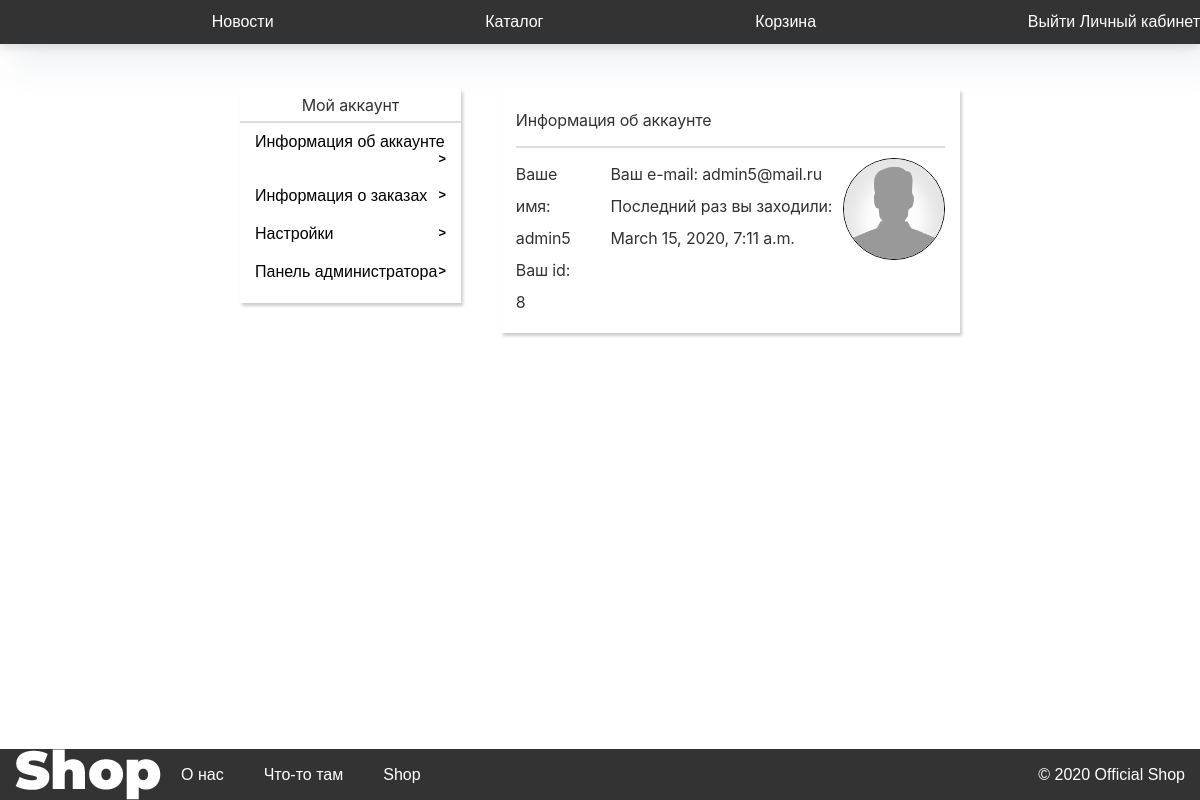
Page /cabinet/info/ (signed in) on the earlier database version.
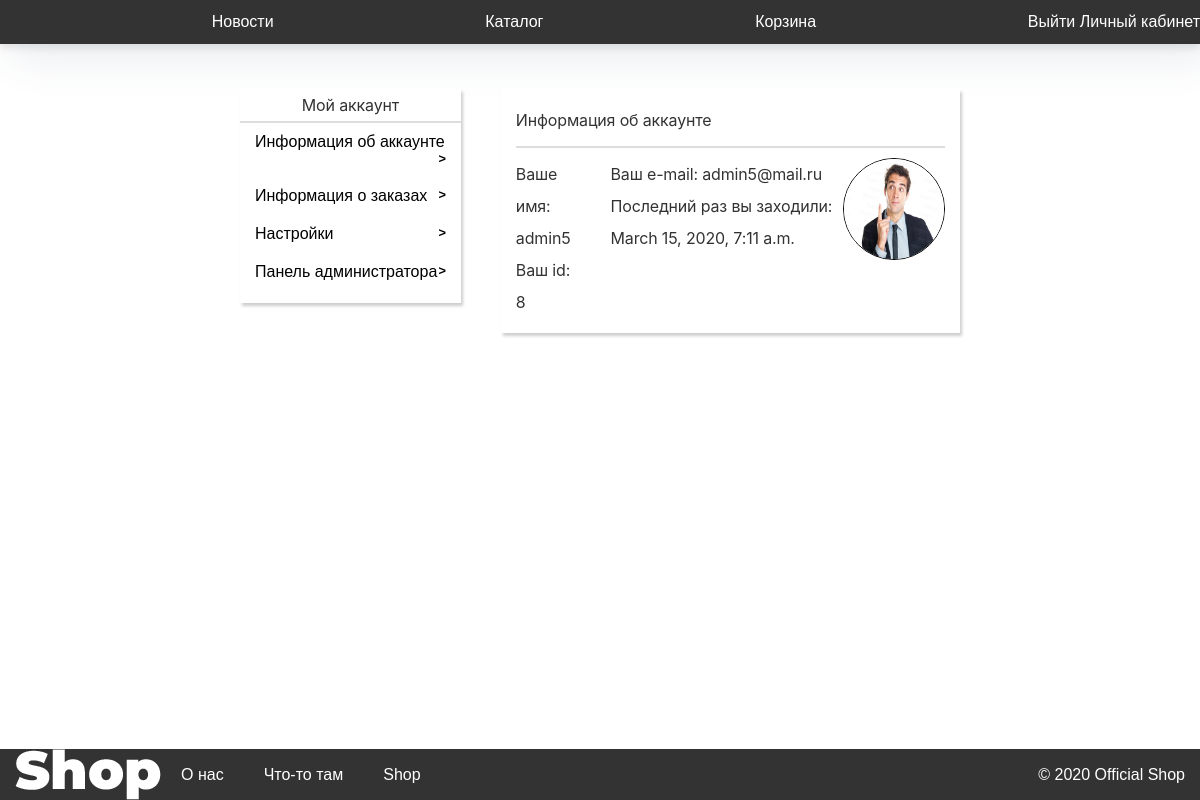
Same page on the later database version.
### Login/models.py (models this page shows, shortened)
class Profile_of_user(models.Model):
    userId  =   models.IntegerField(default = 1)
    userImg =   models.ImageField(default = "/static/media/images/avatar/no-ava.png", upload_to = "static/media/images/avatar")
    userStatus = models.TextField(default = "New Member")

### Cabinet/views.py (the view)
# urls.py: path('info/', views.cabinet_info, name="cabinet_info"),
def cabinet_info(request):
    try:
        ID = request.session['id']
        usr = User.objects.get(id = ID)
    except Exception as e:
        return HttpResponseRedirect("/main")
    image = Profile_of_user.objects.get(userId = request.session['id']).userImg
    dict = {"aunt":True,
            "name"  : usr.username,
            "id"    : usr.id,
            "last_join"    : usr.date_joined,
            "image" : image,
            "email" : usr.email}
    return checkAunt(request, "infoblock", dict)

### Cabinet/views.py (called while the page is built)
def checkAunt(request, what, dict, admin = 0):
    if request.user.is_authenticated:
        count = calculate_new(request.session["user"])
        newGoods = "" if count == 0 else count
        ID = request.session['id']
        usr = User.objects.get(id = ID)
        dict['admin'] = usr.is_staff
        dict["goodsInBasket"] = newGoods
        if(admin):
            if(dict['admin']):
                return render(request, "CabinetTemp/"+ what +".html", dict)
            else:
                return HttpResponseRedirect("/cabinet")
        return render(request, "CabinetTemp/"+ what +".html", dict)
    return HttpResponseRedirect("/main")

### Main/basket_new_goods.py (called while the page is built)
def calculate_new(userName):
    result = 0
    try:
        goods = Goods_of_user.objects.filter(userName = userName)
        for i in goods:
            if(i.checked == 0):
                result+=1
        return result
    except Exception as e:
        return result

### Registration/templates/CabinetTemp/infoblock.html
{%extends "CabinetTemp/cabinet.html"%}
{%block content_in_cabinet%}
        <div class="infoBlock inf">
            <div class="info">
                <div class='blockName'>
                    <h2>Информация об аккаунте</h2>
                    <hr>
                </div>
                <div class='mainBlock' style='display: flex;'>
                    <div class='mainBlock-left'>
                        <p>Ваше имя: {{name}}</p>
                        <p>Ваш id: {{id}}</p>
                    </div>
                    <div>
                        <p>Ваш e-mail: {{email}}</p>
                        <p>Последний раз вы заходили: {{last_join}}</p>
                    </div>
                    <div class='user_avatar'><img src="{{image}}"></div>
                </div>
            </div>
        </div>
{%endblock%}

### Registration/templates/CabinetTemp/cabinet.html (shortened to what this page needs)
{%extends "index.html"%} {%block head%} {% load static %}
<link rel="stylesheet" href="{%static 'cabinet.css'%}" />
{%endblock%} {%block content%}
<div class="content">
  <div class="contentBox">
    <div class="controlPanel">
      <div class="listPanel">
        <p>Мой аккаунт</p>
        <hr />
      </div>
      <div class="item">
        <a href="/cabinet/info/"
          ><button style="cursor: pointer; background: none; border: none;">
            Информация об аккаунте
          </button></a
        >
        <a href="/cabinet/orders/"
          ><button style="cursor: pointer; background: none; border: none;">
            Информация о заказах
          </button></a
        >
        <a href="/cabinet/settings/"
          ><button style="cursor: pointer; background: none; border: none;">
            Настройки
          </button></a
        >
        {%if admin%}
        <a href="/cabinet/admin/"
          ><button style="cursor: pointer; background: none; border: none;">
            Панель администратора
          </button></a
        >
        {%endif %}
      </div>
    </div>
    {% block content_in_cabinet %} {% endblock %}
  </div>
</div>
{%endblock%}

### Registration/templates/index.html (shortened to what this page needs)
<!DOCTYPE html>
<html>
  <head>
    {% load static %}
    <link rel="stylesheet" href="{%static 'main.css' %}" />
    {%block head%} {%endblock%}
  </head>
  <body>
    <header class="header">
      <div class="container">
        <nav class="bar">
          <div class="menu">
            <div>
              <a href="/main/">Новости</a>
            </div>
            <div class="catalg">
              <a href="/store/">Каталог</a>
            </div>
            <div>
              <a href="/basket/"
                >Корзина </a
              >
            </div>
          </div>
          <div class="login">
            {%if aunt%}
            <button><a class="login" href="/login/logout">Выйти</a></button>
            <button><a class="login" href="/cabinet">Личный кабинет</a></button>
            {% else %}
            <button><a class="login" href="/login">Войти</a></button>
            <button>
              <a class="login" href="/registration">Регистрация</a>
            </button>
            {%endif%}
          </div>
        </nav>
      </div>
    </header>
    {%block content%} {%endblock%}
    <footer class="footer">
      <div class="nav-footer">
        <div class="footer-block">
          <img src="/static/images/shop.png" alt="" />
          <ul class="footer-list">
            <li><a href="/about/">О нас</a></li>
            <li><a href="/about/">Что-то там</a></li>
            <li><a href="">Shop</a></li>
          </ul>
          <div class="copyright">
            <span
              >© 2020
              <span
                itemprop="publisher"
                itemscope=""
                itemtype="//schema.org/Organization"
              >
                <span itemprop="name">Official Shop</span></span
              >
            </span>
          </div>
        </div>
      </div>
    </footer>
    <div class="snowContainer">
      <div id="snow"></div>
    </div>
  </body>
</html>

### Registration/static/main.css (style rules this page uses)
:root { --price: red; }
html { cursor: url(/static/cursor/normal.cur), default; }
* { margin: 0; padding: 0; }
body { background: #ffffff; margin: 0; padding: 0; display: flex; font-family: "PT Sans", "Helvetica", "Arial", sans-serif; flex-direction: column; min-height: 100vh; }
.box h1, h2, p { font-size: 14px; line-height: 2; font-weight: 400; letter-spacing: -0.01em; font-family: "SF Pro Text", "Myriad Set Pro", "SF Pro Icons", "Helvetica Neue", "Helvetica", "Arial", sans-serif; position: relative; z-index: 1; padding: 0 10px; opacity: 0.8; background: no-repeat; text-decoration: none; -webkit-transition: opacity 0.3s cubic-bezier(0.25, 0.1, 0.25, 1); transition: opacity 0.3s cubic-bezier(0.25, 0.1, 0.25, 1); -webkit-tap-highlight-color: transparent; outline-offset: -7px; }
div, h1, h2, h3, a, p, form, button { font-size: 16px; box-sizing: border-box; margin: 0; padding: 0; }
a { color: white; text-decoration: none; }
hr { border-top-width: 1px; border-top-style: solid; border-top-color: #ddd; border-right-width: 1px; border-right-style: solid; border-right-color: #ddd; border-left-width: 1px; border-left-style: solid; border-left-color: #ddd; border-bottom-width: 1px; border-bottom-style: solid; border-bottom-color: #ddd; }
ul, li { display: block; margin: 0; padding: 0; }
.content { margin: 0; padding: 0; flex-grow: 1; }
.header { background: rgba(0, 0, 0, 0.8); width: 100%; box-shadow: 12px 16px 40px rgba(63, 83, 104, 0.1), 0 4px 8px rgba(0, 0, 0, 0.1); }
.container { position: relative; max-width: 1330px; margin: 0 auto; }
.bar { display: flex; align-items: center; text-align: center; height: 48px; max-height: 44px; }
.menu { display: flex; flex: 2; justify-content: space-evenly; margin: 0 auto; }
.menu div a { color: #fff; transition: all 0.5s ease; }
.login { color: white; transition: all 0.2s ease-in-out; }
.footer { width: 100%; max-height: 90px; background: rgba(0, 0, 0, 0.8); }
.nav-footer { padding: 0 15px; }
.footer-block { display: flex; align-items: center; margin: 0 auto; max-width: 87.4375em; }
.footer-list { display: flex; }
.footer-list li { margin: 0 20px; }
.footer-list li, .footer-list li a { padding: 5px 0; }
.copyright { align-items: center; margin-left: auto; }
.copyright span { color: white; }
.login button { border: none; margin: 0; padding: 0; background: none; }
a { cursor: url(/static/cursor/link.cur), progress !important; }
html { cursor: url(/static/cursor/normal.cur), progress !important; }
.snowContainer { width: 100%; height: 100%; position: absolute; top: 0; left: 0; z-index: -1; }
#snow { width: 100%; height: 100%; background-image: url(/static/images/snow/s1.png), url(/static/snow/images/s2.png), url(/static/snow/images/s3.png); -webkit-animation: snow 20s linear infinite; -moz-animation: snow 20s linear infinite; -ms-animation: snow 20s linear infinite; animation: snow 20s linear infinite; }

### Registration/static/cabinet.css (style rules this page uses)
.content { width: 60%; margin: 0 auto; }
.contentBox { display: flex; margin: 45px 0; }
.controlPanel { background: white; width: 240px; height: 214px; margin-right: 40px; box-shadow: 2px 3px 3px rgba(0, 0, 0, 0.2); }
.item { display: flex; flex-direction: column; padding: 0 15px 0 15px; }
.controlPanel a { color: black; padding: 10px 0; font-size: 0.8rem; }
.controlPanel a:after { font-weight: 700; content: ">"; line-height: 16px; float: right; }
.listPanel { text-align: center; }
.infoBlock { width: 69.3%; background: white; box-shadow: 2px 3px 3px rgba(0, 0, 0, 0.2); }
.info { padding: 15px; }
.mainBlock > div { line-height: 1.9; }
.mainBlock-left { margin-right: 40px; }
.user_avatar img { height: 100px; border-radius: 100px; border: 1px solid black; }
.mainBlock-left { flex: 1; }
.info hr { margin: 10px 0; }

Differences in the rows shown:
changed Profile_of_user: userImg: a different picture
